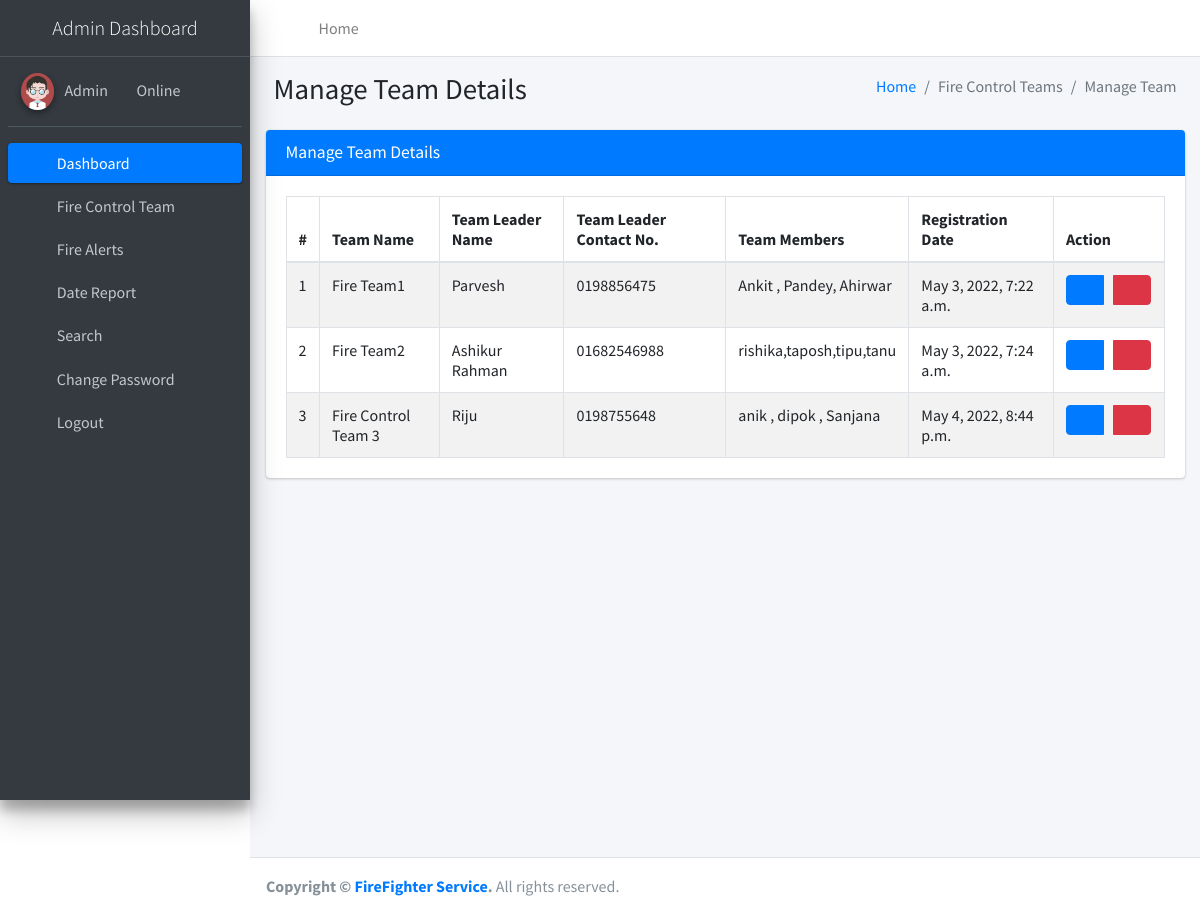
The app's page /manageTeam (signed in) with its own data.
### firereport/models.py (models this page shows, shortened)
class Teams(models.Model):
    teamName = models.CharField(max_length=200, null=True)
    teamLeaderName = models.CharField(max_length=250, null=True)
    teamLeadMobno = models.CharField(max_length=15, null=True)
    teamMembers = models.CharField(max_length=300, null=True)
    postingDate = models.DateTimeField(auto_now_add=True)

### firereport/views.py (the view)
# urls.py: path('manageTeam', manageTeam, name='manageTeam'),
def manageTeam(request):
    if not request.user.is_authenticated:
        return redirect('admin_login')
    teams = Teams.objects.all()
    return render(request, 'admin/manageTeam.html', locals())

### firereport/templates/admin/manageTeam.html
{% extends 'adminNavbar.html' %}
{% block main %}
{% load static %}
<section class="content">
    <div class="content-header">
        <div class="container-fluid">
            <div class="row mb-2">
                <div class="col-sm-6">
                    <h1 class="m-0">Manage Team Details</h1>
                </div>
                <div class="col-sm-6">
                    <ol class="breadcrumb float-sm-right">
                        <li class="breadcrumb-item"><a href="{% url 'dashboard' %}">Home</a></li>
                        <li class="breadcrumb-item active">Fire Control Teams</li>
                        <li class="breadcrumb-item active">Manage Team</li>
                    </ol>
                </div>
            </div>
        </div>
    </div>
    <div class="container-fluid">
        <div class="row">
            <div class="col-md-12">
                <div class="card card-primary">
                    <div class="card-header">
                        <h3 class="card-title">Manage Team Details</h3>
                    </div>
                    <div class="card-body">
                        <table id="example1" class="table table-bordered table-striped">
                            <thead>
                            <tr>
                                <th>#</th>
                                <th>Team Name</th>
                                <th>Team Leader Name</th>
                                <th>Team Leader Contact No.</th>
                                <th>Team Members</th>
                                <th>Registration Date</th>
                                <th>Action</th>
                            </tr>
                            </thead>
                            <tbody>
                            {% for i in teams %}
                            <tr>
                                <td>{{forloop.counter}}</td>
                                <td>{{i.teamName}}</td>
                                <td>{{i.teamLeaderName}}</td>
                                <td>{{i.teamLeadMobno}}</td>
                                <td>{{i.teamMembers}}</td>
                                <td>{{i.postingDate}}</td>
                                <td>
                                    <div class="btn-group">
                                        <a class="btn btn-primary" href="{% url 'editTeam' i.id %}"><i class="fa fa-edit"></i></a> &nbsp;&nbsp;&nbsp;
                                        <a class="btn btn-danger" onclick="return confirm('Are you sure to Delete ?')" href="{% url 'deleteTeam' i.id %}"><i
                                            class="fa fa-trash-alt"></i></a>
                                    </div>
                                </td>
                            </tr>
                            {% endfor %}
                            </tbody>
                        </table>
                    </div>
                </div>
            </div>
        </div>
    </div>
</section>
{% endblock %}

### records on screen
Teams: teamName "Fire Team1", teamLeaderName "Parvesh", teamLeadMobno "0198856475", teamMembers "Ankit , Pandey, Ahirwar", postingDate "May 3, 2022, 7:22 a.m."
Teams: teamName "Fire Team2", teamLeaderName "Ashikur Rahman", teamLeadMobno "01682546988", teamMembers "rishika,taposh,tipu,tanu", postingDate "May 3, 2022, 7:24 a.m."
Teams: teamName "Fire Control Team 3", teamLeaderName "Riju", teamLeadMobno "0198755648", teamMembers "anik , dipok , Sanjana", postingDate "May 4, 2022, 8:44 p.m."
